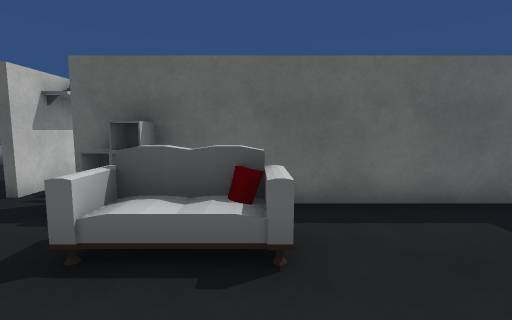
view 1 (above)

15 first-person views from a walk through a 3-D level made in the Unity game engine. The camera is 1.4 m above the floor, tilts 6° down and sees 85° across. The floor is counted in squares, 1 m on a side. Each view is taken from the middle of a square. On the plan, view 1 faces up. The plan holds only what a view shows up to about 14 squares ahead; the rest is blank. The place goes on beyond the plan. The player character is not drawn. Some surface patterns are stand-ins.

view 2
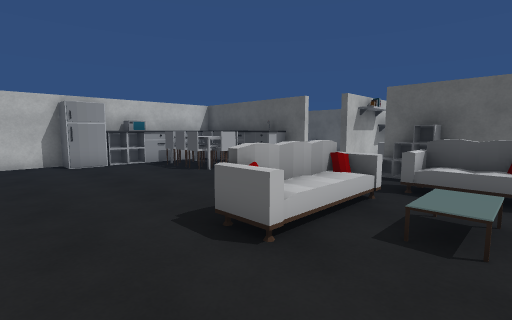

view 3
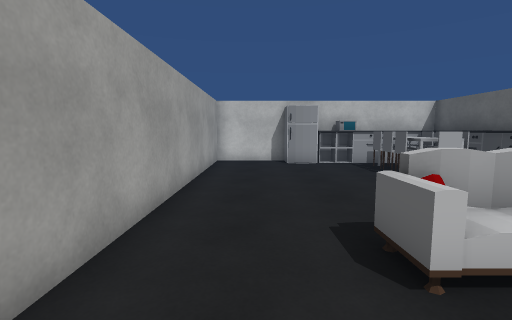

view 4
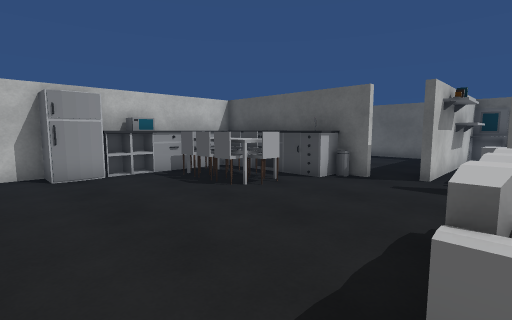

view 5
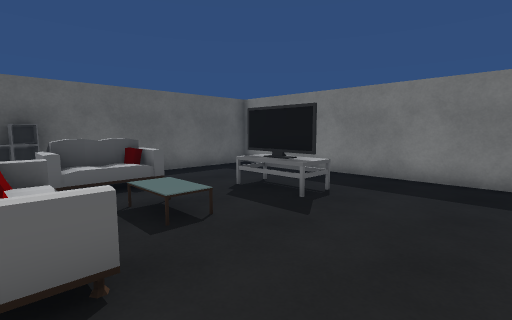

view 6
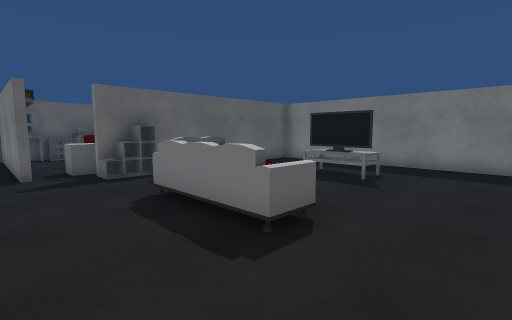

view 7
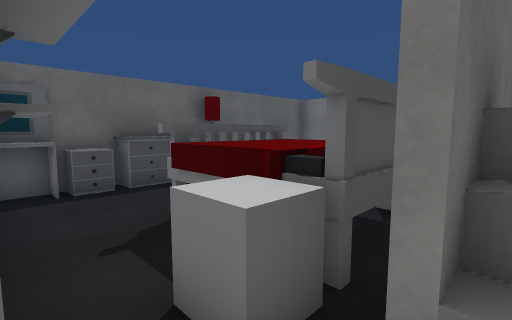

view 8
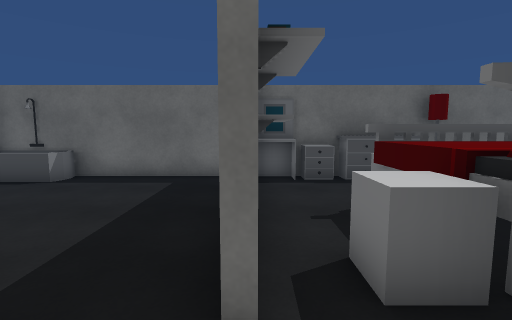

view 9
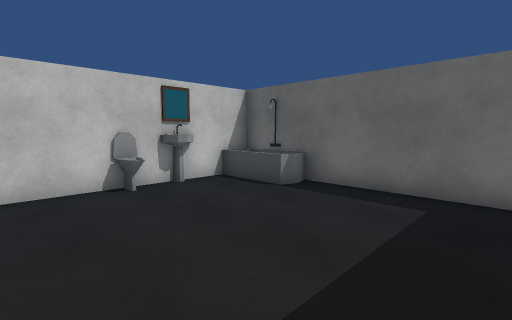

view 10
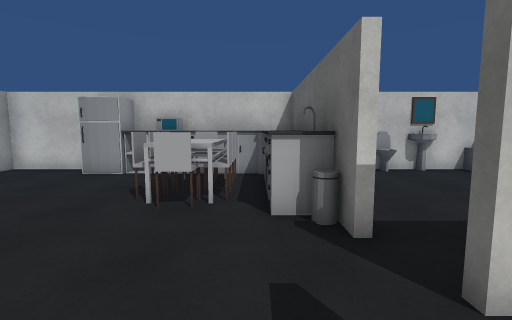

view 11
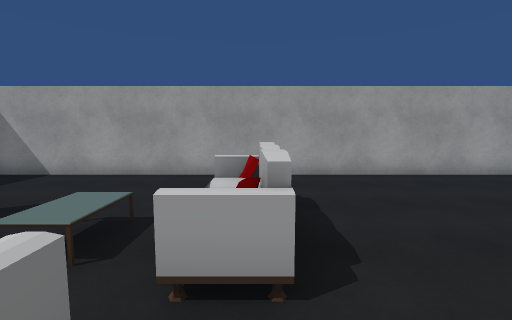

view 12
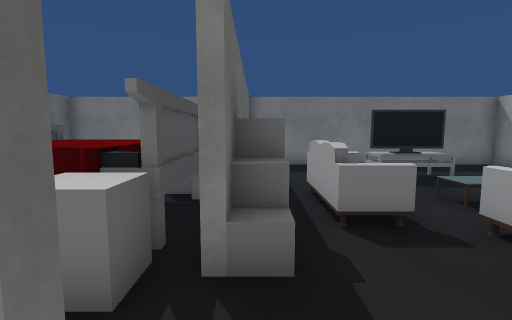

view 13
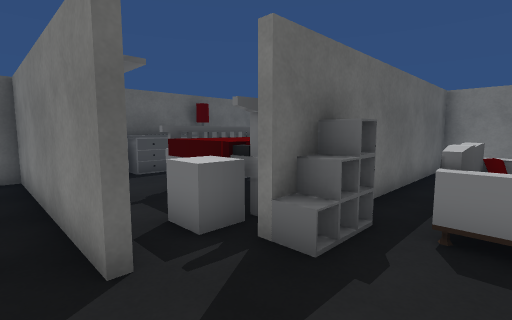

view 14
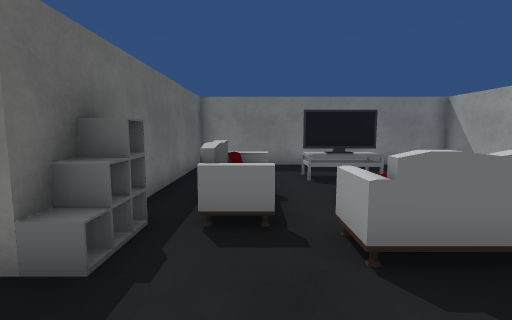

view 15
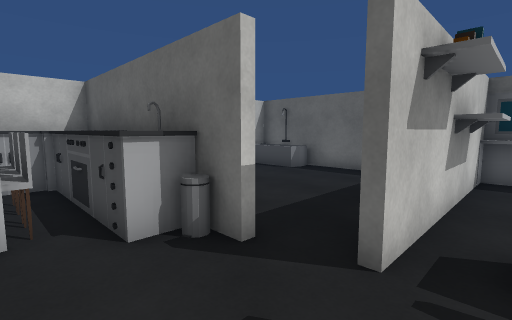

### Floor plan
Key: @ floor where view 1 was taken; # wall or solid block; . floor; ^ raised ledge; B bathtub; S sofa; R drawers; C chair; F fridge; I sink; T TV; E bed; L lamp; A toilet; O other object.
Columns run from 13 left of view 1 to 6 right of it. Each row starts with its distance up from view 1.
 13 ####################
 12 BBB.....#RRRRL     #
 11 #.......#...       #
 10 I.......OO..       #
  9 A.......#OEEEE
  8 #A......#.EEEE
  7 #.......#RREE
  6 #.......#RREE
  5 #I#####...##########
  4 #I^^^^.....SSS.....#
  3 #^CCCC.....SSS.....#
  2 #^CCCC....S........#
  1 ##........S.O..T^..#
  0 #F........S.O@.#^..#
 -1 FF........S........#
 -2 #F.................#
 -3 #..................#
 -4 #..................#
 -5 ####################

Where each view was taken, in squares from view 1:
view 1: 0 up, 0 right, facing up
view 2: 4 down, 0 right, facing up-left
view 3: 3 down, 0 right, facing left
view 4: 3 down, 3 left, facing up-left
view 5: 4 down, 3 left, facing up-right
view 6: 4 down, 6 left, facing up-right
view 7: 5 up, 5 left, facing up-right
view 8: 4 up, 5 left, facing up
view 9: 6 up, 6 left, facing up-left
view 10: 4 up, 3 left, facing left
view 11: 4 up, 3 left, facing down
view 12: 5 up, 6 left, facing right
view 13: 3 up, 6 left, facing up-right
view 14: 3 up, 6 left, facing right
view 15: 3 up, 4 left, facing up-left
